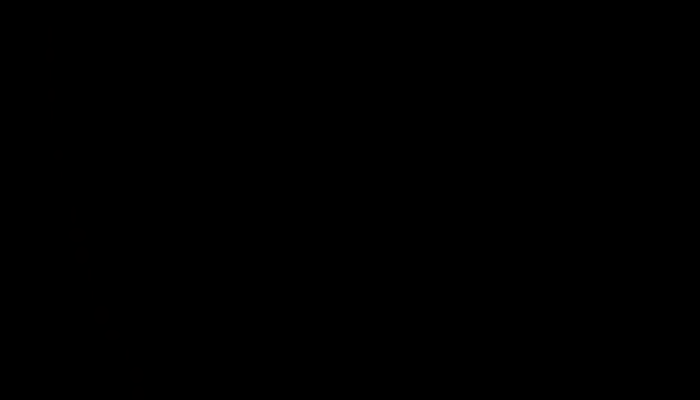
Frame 1 (no input)
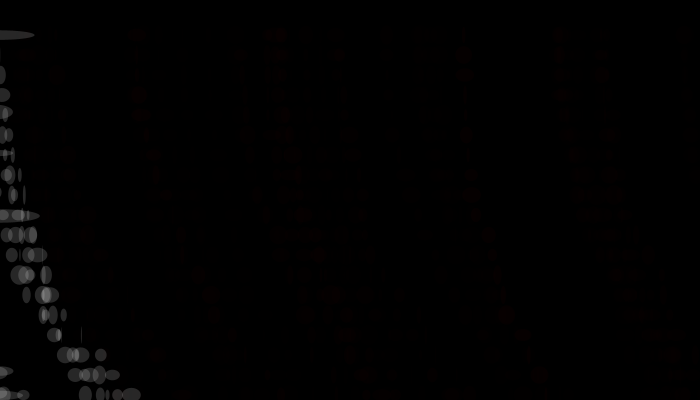
Frame 60 (the mouse pressed at the canvas centre just before this capture)
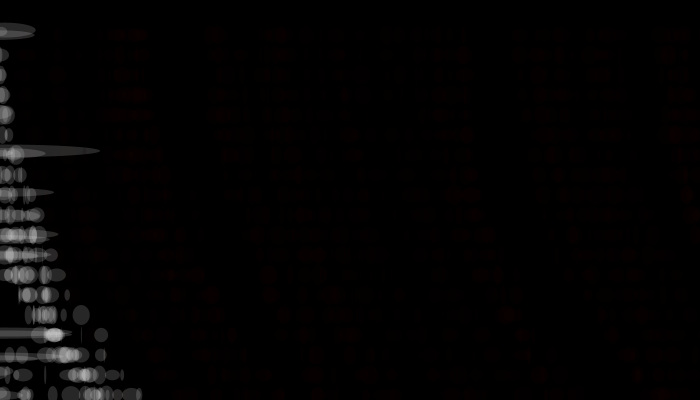
Frame 120 (the mouse held since frame 60 and released just before this capture)

The Processing sketch that drew these frames (run headless with seeded random() and noise(); from frame 60 on, the mouse is pressed at the canvas centre):

// Processing sketch: processing_5649
// ── processing_5649.pde

//_ks

float x;
float di = 20.0;
float[] ar = new float[20];
float xCord = 50;
float speed = 0;
float f = 20;
int count;

float col = 0;

void setup(){
  for (int i = 0; i < di; i ++){
   ar[i] = (width/di)+i*20;
  }
  
  size (700,400);
  noStroke();
  fill(0,20);
  background(0);
  frameRate(100);
}

void draw(){
  //background(0);
  f = random(0,60);
  fill(0,f);
  
  //colour fills
  col = random(0,25);
  fill(col, 0, 0, f);
  for (int i = 0; i < di; i ++){
    xCord = xCord + speed;
    speed = i * random(0,1.5);
    
  ellipse(xCord, ar[i], (random(0,20)),random(10,20));
  
      if (xCord > width){
        xCord = 0;
        fill(250,40);
        ellipse((xCord+random(-5,5)),(random(-5,5)+ar[i]), random(6,10*count), random(6,15));
        count += 1;
        if (count > width){;
        count = 1;
      }
      }
  }
  
  
  
}
